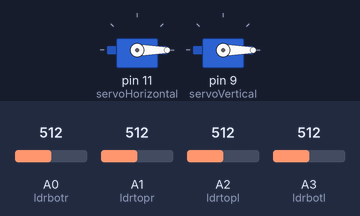
Simulated run of this sketch. Board: Arduino Uno, built with avr-gcc and run on an emulated ATmega328P. Parts: 2 × servo. Inputs (shaded band) come from the test bench; at power-on: A0 (ldrbotr) = 512, A2 (ldrtopl) = 512, A3 (ldrbotl) = 512, A1 (ldrtopr) = 512.

Above: at 1.7 s.
1.8 s: A0 (ldrbotr) set to 526
At 3.16 s:
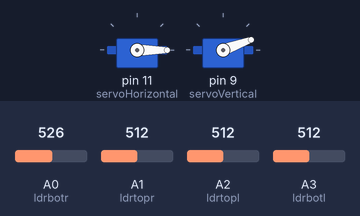
4.8 s: A2 (ldrtopl) set to 526
At 4.8 s:
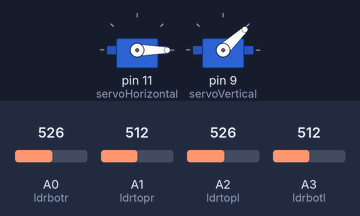
6.3 s: A3 (ldrbotl) set to 528
At 7.46 s:
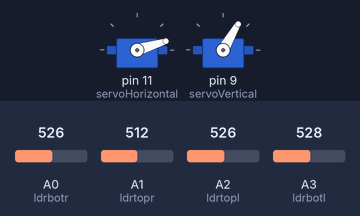
At 8.31 s:
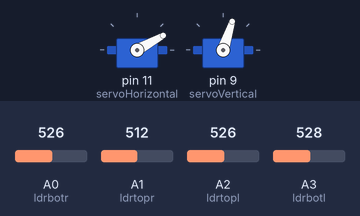
9.3 s: A0 (ldrbotr) set to 716
12.3 s: A1 (ldrtopr) set to 306
15.3 s: A2 (ldrtopl) set to 306
Timing chart, 0 to 19.3 s (numbered marks = the images above; inputs shaded):
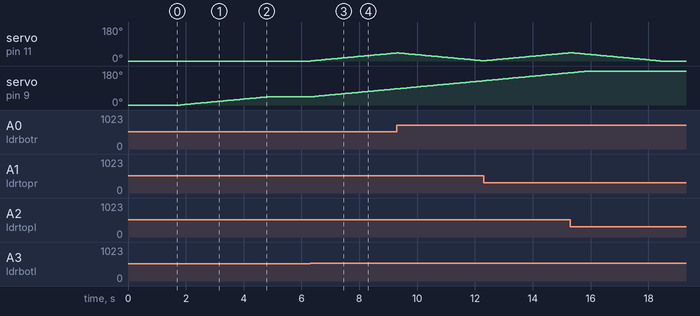

The sketch:

solartracker.ino
```cpp
#include <Servo.h>

Servo servoHorizontal;
int servoH = 0;
int servoHLimitHigh = 160;
int servoHLimitLow = 20;

Servo servoVertical;
int servoV = 0;
int servoVLimitHigh = 160;
int servoVLimitLow = 20;

int ldrtopl = 2; //top left LDR
int ldrtopr = 1; //top right LDR
int ldrbotl = 3; // bottom left LDR
int ldrbotr = 0; // bottom right LDR

 void setup ()
 {
  servoHorizontal.attach(11);
  servoHorizontal.write(0);
  servoVertical.attach(9);
  servoVertical.write(0);
  delay(500);
 }

void loop()
{
  servoH = servoHorizontal.read();
  servoV = servoVertical.read();

  //capturing analog values of each LDR
  int topl = analogRead(ldrtopl);
  int topr = analogRead(ldrtopr);
  int botl = analogRead(ldrbotl);
  int botr = analogRead(ldrbotr);

  // calculating average
  int avgtop = (topl + topr) / 2; //average of top LDRs
  int avgbot = (botl + botr) / 2; //average of bottom LDRs
  int avgleft = (topl + botl) / 2; //average of left LDRs
  int avgright = (topr + botr) / 2; //average of right LDRs

  if (avgtop < avgbot)
  {
    servoVertical.write(servoV +1);
    if (servoV > servoVLimitHigh)
     {
      servoV = servoVLimitHigh;
     }
    delay(10);
  }
  else if (avgbot < avgtop)
  {
    servoVertical.write(servoV -1);
    if (servoV < servoVLimitLow)
  {
    servoV = servoVLimitLow;
  }
    delay(10);
  }
  else
  {
    servoVertical.write(servoV);
  }

  if (avgleft > avgright)
  {
    servoHorizontal.write(servoH +1);
    if (servoH > servoHLimitHigh)
    {
    servoH = servoHLimitHigh;
    }
    delay(10);
  }
  else if (avgright > avgleft)
  {
    servoHorizontal.write(servoH -1);
    if (servoH < servoHLimitLow)
     {
     servoH = servoHLimitLow;
     }
    delay(10);
  }
  else
  {
    servoHorizontal.write(servoH);
  }
  delay(50);
}
```

Measured:
- the behaviour switches between 513 and 514 on A0 (ldrbotr) (found by bisection; images 0 and 1)
- the behaviour switches between 525 and 526 on A2 (ldrtopl) (found by bisection; images 1 and 2)
- the behaviour switches between 513 and 514 on A3 (ldrbotl) (found by bisection; images 2 and 3)
- after the input at 1.8 s, servo on pin 9 (servoVertical): moves from 0° to 43° over 3.0 s, starting at once
- after the input at 4.8 s, servo on pin 9 (servoVertical): stays 43° (without the input it goes to 44° after 0.05 s)
- after the input at 6.3 s, servo on pin 11 (servoHorizontal): moves from 0° to 43° over 3.0 s, starting at once; servo on pin 9 (servoVertical): moves from 43° to 86° over 3.0 s, starting at once
